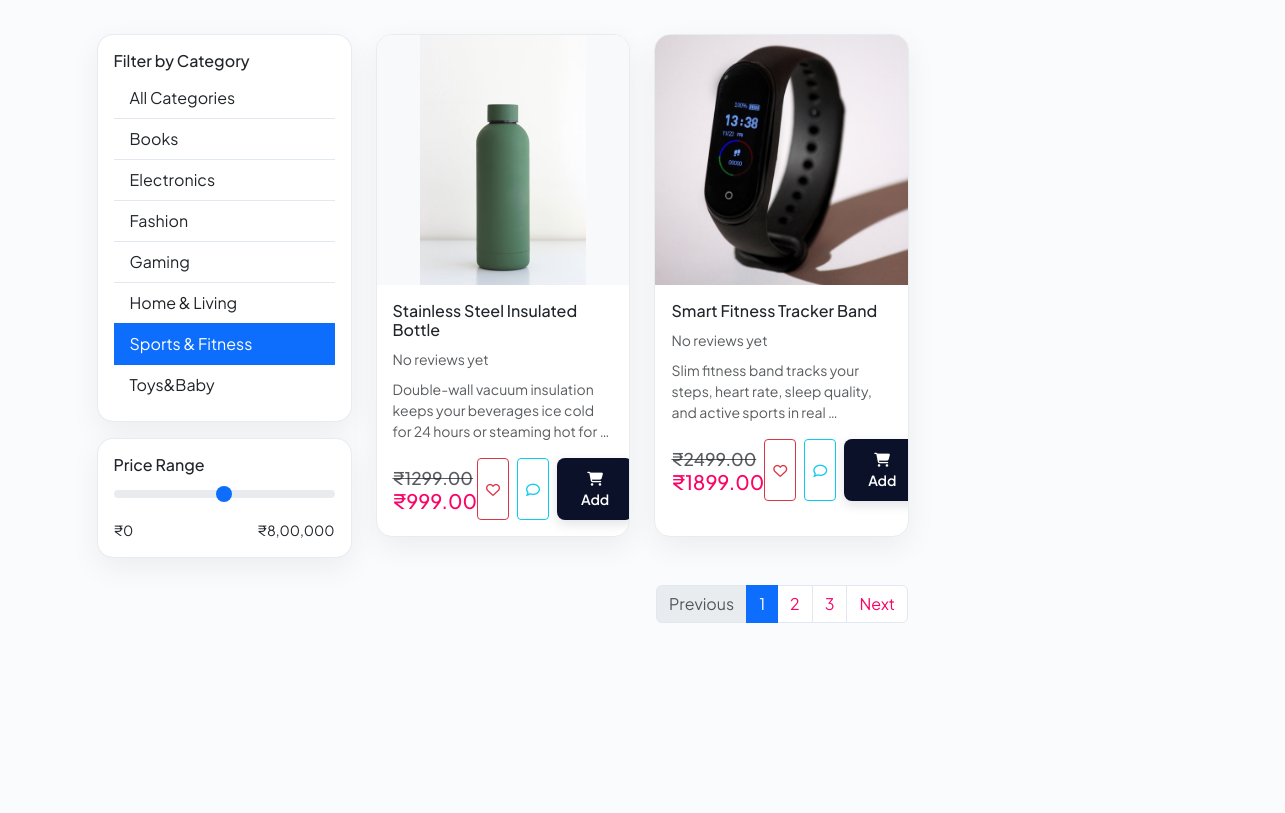
Before: /product/?category=sports-fitness (middle part) with the older database file.
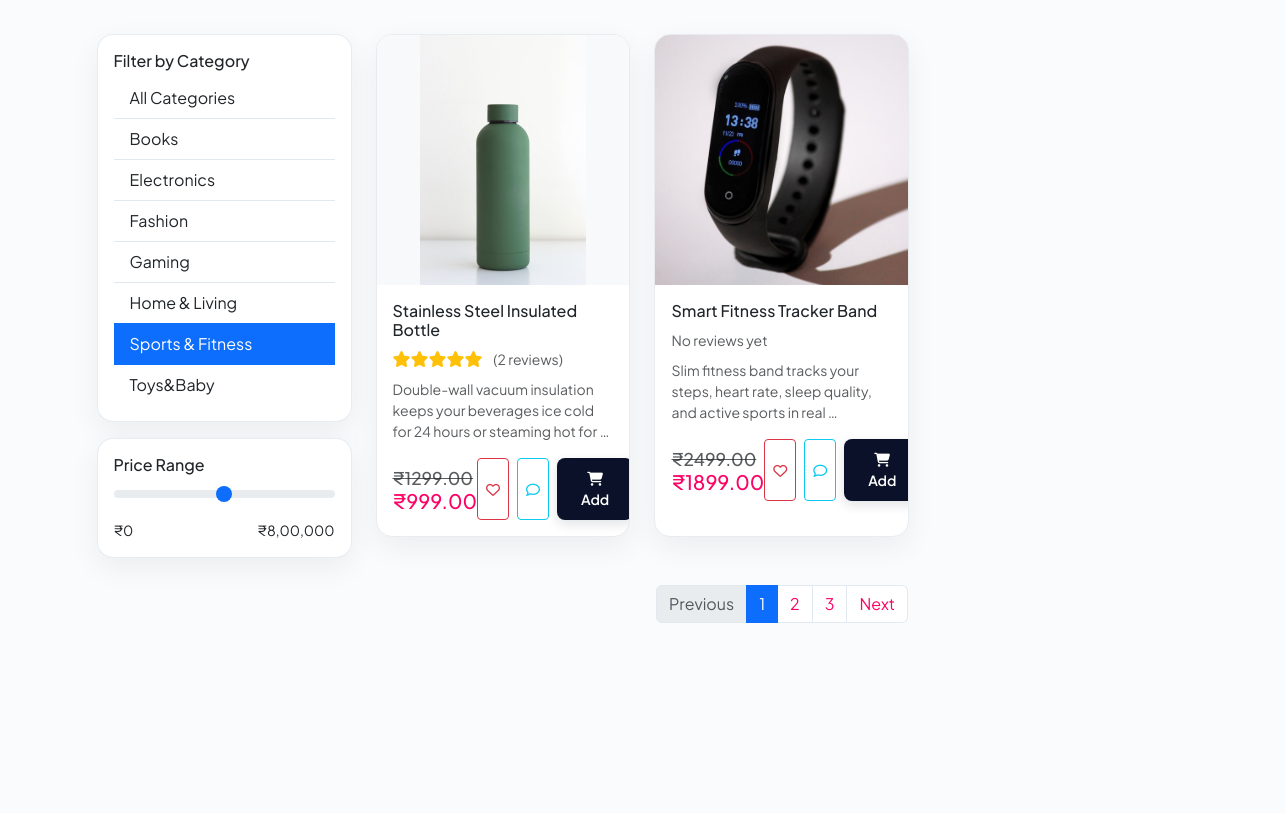
After: the same page with the newer database file.
### shopsphere/models.py (models this page shows, shortened)
class Product(models.Model):
    name = models.CharField(max_length=200)
    slug = models.SlugField(max_length=200, unique=True)
    category = models.ForeignKey(Category, on_delete=models.CASCADE, related_name='products')
    description = models.TextField(blank=True)
    price = models.DecimalField(max_digits=10, decimal_places=2)
    discount_price = models.DecimalField(max_digits=10, decimal_places=2, null=True, blank=True)
    stock = models.IntegerField(default=0)
    is_available = models.BooleanField(default=True, db_index=True)
    image = models.ImageField(upload_to='products/', null=True, blank=True)
    sku = models.CharField(max_length=100, unique=True, blank=True, null=True)
    created_at = models.DateTimeField(auto_now_add=True, db_index=True)
    updated_at = models.DateTimeField(auto_now=True)
    class Meta:
        ordering = ('-created_at',)
    @property
    def final_price(self):
        if self.discount_price:
            return self.discount_price
        return self.price
    @property
    def approved_feedbacks(self):
        return self.feedbacks.filter(is_approved=True)
    @property
    def average_rating(self):
        approved = self.approved_feedbacks
        if not approved:
            return 0
        return round(sum(f.rating for f in approved) / len(approved), 1)

### shopsphere/views.py (the view)
# urls.py: path('product/', product, name='product'),
def product(request):
    category_slug = request.GET.get('category')
    search_query = request.GET.get('q')
    products = Product.objects.filter(is_available=True).select_related('category')
    categories = Category.objects.all()
    if category_slug:
        products = products.filter(category__slug=category_slug)
    if search_query:
        products = products.filter(Q(name__icontains=search_query) | Q(description__icontains=search_query))
    context = {
        'products': products,
        'categories': categories,
        'selected_category': category_slug,
        'search_query': search_query,
    }
    return render(request, 'product.html', context)

### shopsphere/context_processors.py (called while the page is built)
def announcements(request):
    active_announcement = Announcement.objects.filter(is_active=True).first()
    return {
        'active_announcement': active_announcement
    }

### templates/product.html (shortened to what the changed rows need)
{% extends 'base.html' %}
{% load static %}
{% block content %}
<div class="container py-5">
    <div class="row mb-4">
        <div class="col-md-9">
            <div class="row g-4">
                {% for product in products %}
                <div class="col-md-6 col-lg-4">
                    <div class="product-card card h-100">
                        <a href="{% url 'product_detail' product.slug %}" class="product-image bg-light d-flex align-items-center justify-content-center" style="height: 250px; text-decoration: none;">
                            {% if product.image %}
                                <img src="{{ product.image.url }}" alt="{{ product.name }}" style="max-height: 100%; max-width: 100%; object-fit: contain;" loading="lazy">
                            {% else %}
                                <i class="fas fa-box-open" style="font-size: 3rem; color: #ccc;"></i>
                            {% endif %}
                        </a>
                        <div class="card-body">
                            <h6 class="card-title">
                                <a href="{% url 'product_detail' product.slug %}" class="text-decoration-none text-dark" style="transition: color 0.3s ease;">{{ product.name }}</a>
                            </h6>
                            <div class="mb-2">
                                {% if product.average_rating > 0 %}
                                    <span class="text-warning">
                                        {% if product.average_rating >= 4.5 %}
                                            <i class="fas fa-star"></i><i class="fas fa-star"></i><i class="fas fa-star"></i><i class="fas fa-star"></i><i class="fas fa-star"></i>
                                        {% elif product.average_rating >= 3.5 %}
                                            <i class="fas fa-star"></i><i class="fas fa-star"></i><i class="fas fa-star"></i><i class="fas fa-star"></i><i class="far fa-star"></i>
                                        {% elif product.average_rating >= 2.5 %}
                                            <i class="fas fa-star"></i><i class="fas fa-star"></i><i class="fas fa-star"></i><i class="far fa-star"></i><i class="far fa-star"></i>
                                        {% elif product.average_rating >= 1.5 %}
                                            <i class="fas fa-star"></i><i class="fas fa-star"></i><i class="far fa-star"></i><i class="far fa-star"></i><i class="far fa-star"></i>
                                        {% else %}
                                            <i class="fas fa-star"></i><i class="far fa-star"></i><i class="far fa-star"></i><i class="far fa-star"></i><i class="far fa-star"></i>
                                        {% endif %}
                                    </span>
                                    <small class="text-muted ms-2">({{ product.approved_feedbacks.count }} review{% if product.approved_feedbacks.count != 1 %}s{% endif %})</small>
                                {% else %}
                                    <span class="text-muted small">No reviews yet</span>
                                {% endif %}
                            </div>
                            <p class="text-muted small">{{ product.description|truncatewords:15 }}</p>
                            <div class="d-flex justify-content-between align-items-center">
                                <h5 class="mb-0 text-primary">
                                    {% if product.discount_price %}
                                        <span class="text-decoration-line-through text-muted small me-1">₹{{ product.price }}</span>
                                        ₹{{ product.discount_price }}
                                    {% else %}
                                        ₹{{ product.price }}
                                    {% endif %}
                                </h5>
                                <div class="d-flex gap-2">
                                    <button class="btn btn-sm btn-outline-danger wishlist-btn" type="button" data-product="{{ product.name }}" data-price="₹{{ product.final_price }}" data-image="{% if product.image %}{{ product.image.url }}{% endif %}">
                                        <i class="far fa-heart"></i>
                                    </button>
                                    <button class="btn btn-sm btn-outline-info leave-feedback-btn" type="button" data-product-id="{{ product.id }}" data-product-name="{{ product.name }}" title="Leave Feedback">
                                        <i class="far fa-comment"></i>
                                    </button>
                                    <button class="btn btn-sm btn-primary add-to-cart-btn" type="button" data-product="{{ product.name }}" data-price="₹{{ product.final_price }}" data-image="{% if product.image %}{{ product.image.url }}{% endif %}">
                                        <i class="fas fa-shopping-cart"></i> Add
                                    </button>
                                </div>
                            </div>
                        </div>
                    </div>
                </div>
                {% endfor %}
            </div>
        </div>
    </div>
</div>
{% endblock %}

Changed rows visible on the page:
changed Product "Stainless Steel Insulated Bottle": approved_feedbacks.count (not shown) → "2"; text "No reviews yet" → "( review s )"
